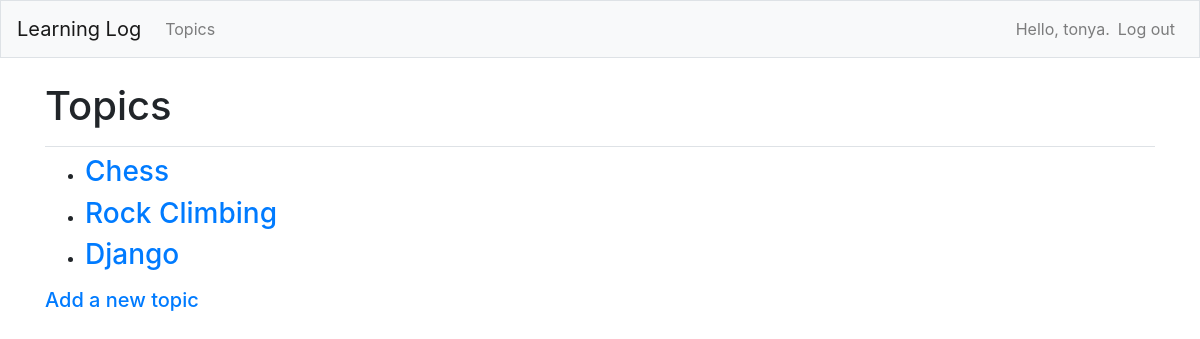
Before: /topics/ (signed in) with the older database file.
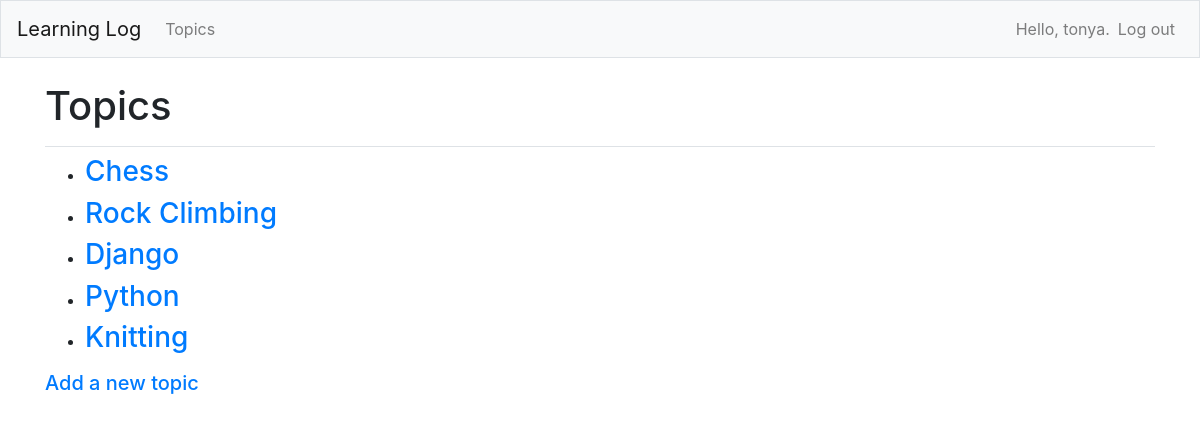
After: the same page with the newer database file.
### learning_logs/models.py (models this page shows)
class Topic(models.Model):
    text = models.CharField(max_length=200)
    date_added = models.DateTimeField(auto_now_add=True)
    owner = models.ForeignKey(User, on_delete=models.CASCADE)
    def __str__(self):
        return self.text

### learning_logs/views.py (the view)
# urls.py: path('topics/', views.topics, name='topics'),
@login_required
def topics(request):
    topics = Topic.objects.filter(owner=request.user).order_by('date_added')
    context = {'topics': topics}
    return render(request, 'learning_logs/topics.html', context)

### learning_logs/templates/learning_logs/topics.html
{% extends "learning_logs/base.html" %}
{% block page_header %}
  <h1>Topics</h1>
{% endblock page_header %}
{% block content %}
  <ul>
    {% for topic in topics %}
      <li><h3>
        <a href="{% url 'learning_logs:topic' topic.id %}">{{ topic }}</a>
      </h3></li>
    {% empty %}
      <li><h3>No topics have been added yet.</h3></li>
    {% endfor %}
  </ul>
<h5><a href="{% url 'learning_logs:new_topic' %}">Add a new topic</a></h5>
{% endblock content %}

Changed rows visible on the page:
added Topic: text "Python"
added Topic: text "Knitting"
